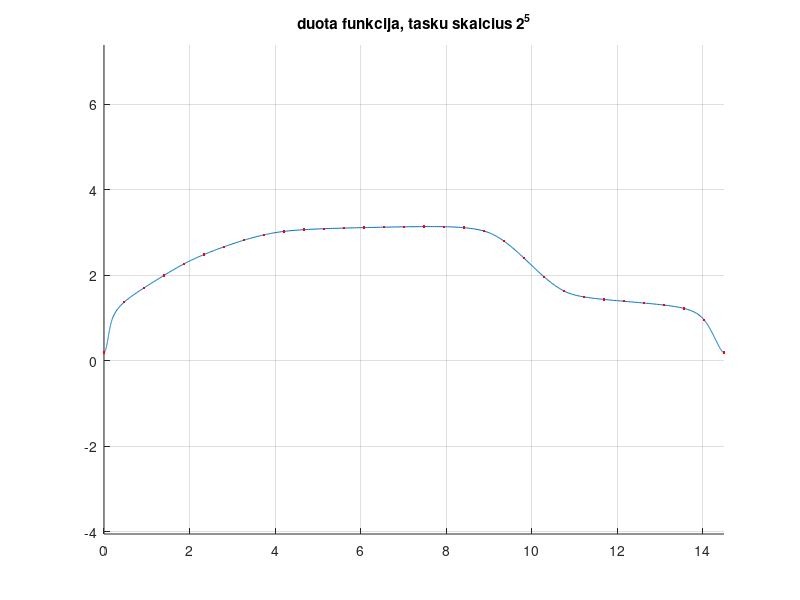

Here is the MATLAB script that generated this plot: (Note: this script raises an error after producing the figure.)
%
%   Bendroji Daubechie bangeliu aproksimacija MATLAB Wavelet TB
%
function main
clc;close all;clear all;

n=5        % aproksimavimo lygiu skaicius
nnn=2^n;    % tasku skaicius smulkiausiame mastelyje
N=3    % Daubechie bangeles pagrindas
wavelet=sprintf('db%1d',floor(N/2+1))
m=n   % nagrinejamu detalumo lygiu skaicius   (<=n)

% Is failu ivedami funkcijos taskai: 
fclose all; fhx=fopen('carx.txt','r'); fhy=fopen('cary.txt','r'); % signalo reiksmiu failai
figure(1); axis equal,hold on,grid on
SX=fscanf(fhx,'%g '); SY=fscanf(fhy,'%g '); fclose all; % signalas skaitomas is failo
plot(SX,SY); 
% interpoliuojama i smulkiausia tinkleli:
a=min(SX),b=max(SX),dt=(b-a)/(nnn-1);t=[a:dt:b]; ts=interp1(SX,SY,t);clear SX SY, SX=t;SY=ts;
% %--------------- sukuriamas "triuksmas" ------------------
% ind=[floor(length(SY)*0.4)];SY(ind:ind+5)=SY(ind:ind+5)*1.5;   
% ind=[floor(length(SY)*0.3)];SY(ind:ind+5)=SY(ind:ind+5)*1.3;
%---------------------------------------------------------
plot(SX,SY,'r.'); title(sprintf('duota funkcija, tasku skaicius 2^%d',n));
xmin=min(SX);xmax=max(SX); ymin=min(SY);ymax=max(SY); 
fprintf(1,'\n original:\n');fprintf('%12.5g ', SY*2^(-n/2));fprintf('\n');fprintf('\n');

%************* wavelet decomposition in MATLAB:
fprintf(1,'*****************************************************************************\n\n');
[C,L]=wavedec(SY*2^(-n/2),n,wavelet);
L
for i=n:-1:1
    fprintf(1,'\nMATLAB(wavedec)    details at level %d,  %d coefficients:\n',i-1,L(i+1)); 
    fprintf(1,'%g12.5   ',C(sum(L(1:i))+1:sum(L(1:i))+L(i+1)));fprintf(1,'\n\n'); 
end
fprintf(1,'\nMATLAB(wavedec)    approximation coefficients at level %d:',n-n);fprintf(1,'%g12.5   ',C(1:L(1)));fprintf(1,'\n\n');
fprintf(1,'*****************************************************************************\n\n');
%************

%************* wavelet reconstruction in MATLAB:
fprintf(1,'*****************************************************************************\n\n');
X = waverec(C,L,wavelet);
fprintf(1,'\n reconstructed in MATLAB:\n');fprintf('%12.5g ',X);fprintf('\n');fprintf('\n');
fprintf(1,'*****************************************************************************\n\n');
%*************

% Funkcijos rekonstrukcija kiekviename lygyje:
fprintf(1,'-----------------------------------------------------------------------------\n\n');
fprintf(1,'\n------------------------- rekonstrukcija:\n ');
for i=m+1:-1:1 %detalumo didinimo ciklas
    figure(2);subplot(m+1,1,m-i+2),axis equal,axis([xmin xmax ymin ymax]); hold on,grid on, plot(SX,SY,'Linewidth',1);
    title(sprintf('lygyje %d  aproksimuota funkcija   n=%d      N=%d',n-i+1,n,N));

    % ****daline rekonstrukcija:
C1=C; C1([sum(L(1:n-i+2))+1:end])=0; % atsisakoma smulkesniu detaliu
tstep=(b-a)/(2^n-1);t1=[a:tstep:b];
X1 = waverec(C1,L,wavelet);
plot(t1,X1*2^(n/2),'go','Linewidth',1.5);    
   
end

end
